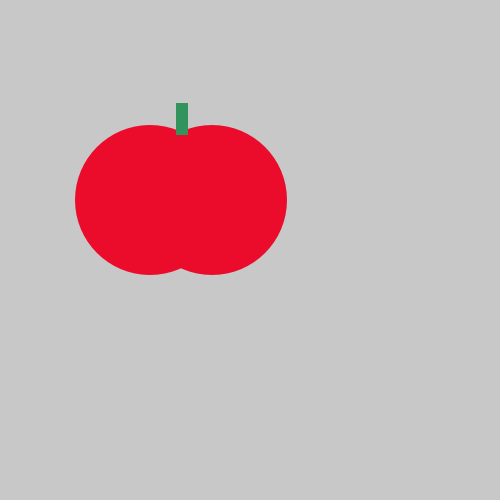
Frame 1 (no input)
Frame 60 (the mouse pressed at the canvas centre just before this capture): identical to frame 1, image omitted
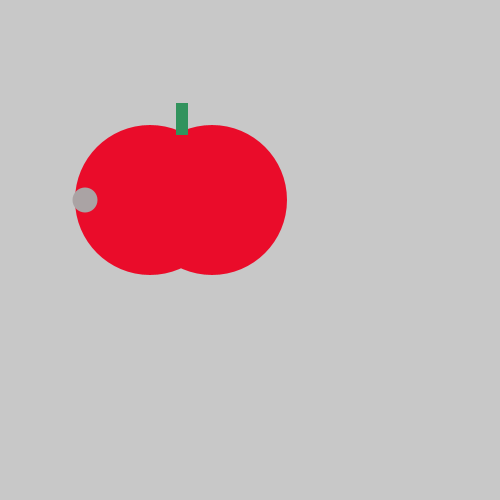
Frame 120 (the mouse held since frame 60 and released just before this capture)

The Processing sketch that drew these frames (run headless with seeded random() and noise(); from frame 60 on, the mouse is pressed at the canvas centre):

// Processing sketch: apple_thingy
// ── apple_thingy.pde
void setup() {
    size(500, 500);
}
void draw() {
    background(200, 200, 200);
    noStroke();
fill(#EA0C2A);
    
    ellipse(150, 200, 150, 150);
    ellipse(212, 200, 150, 150);
    fill(#32935D);
    rect(176, 103, 12, 32);
    
    if(mousePressed==true){
     fill(#AAA3A4);{
      ellipse(85,200,25,25); 
     }
}

}
